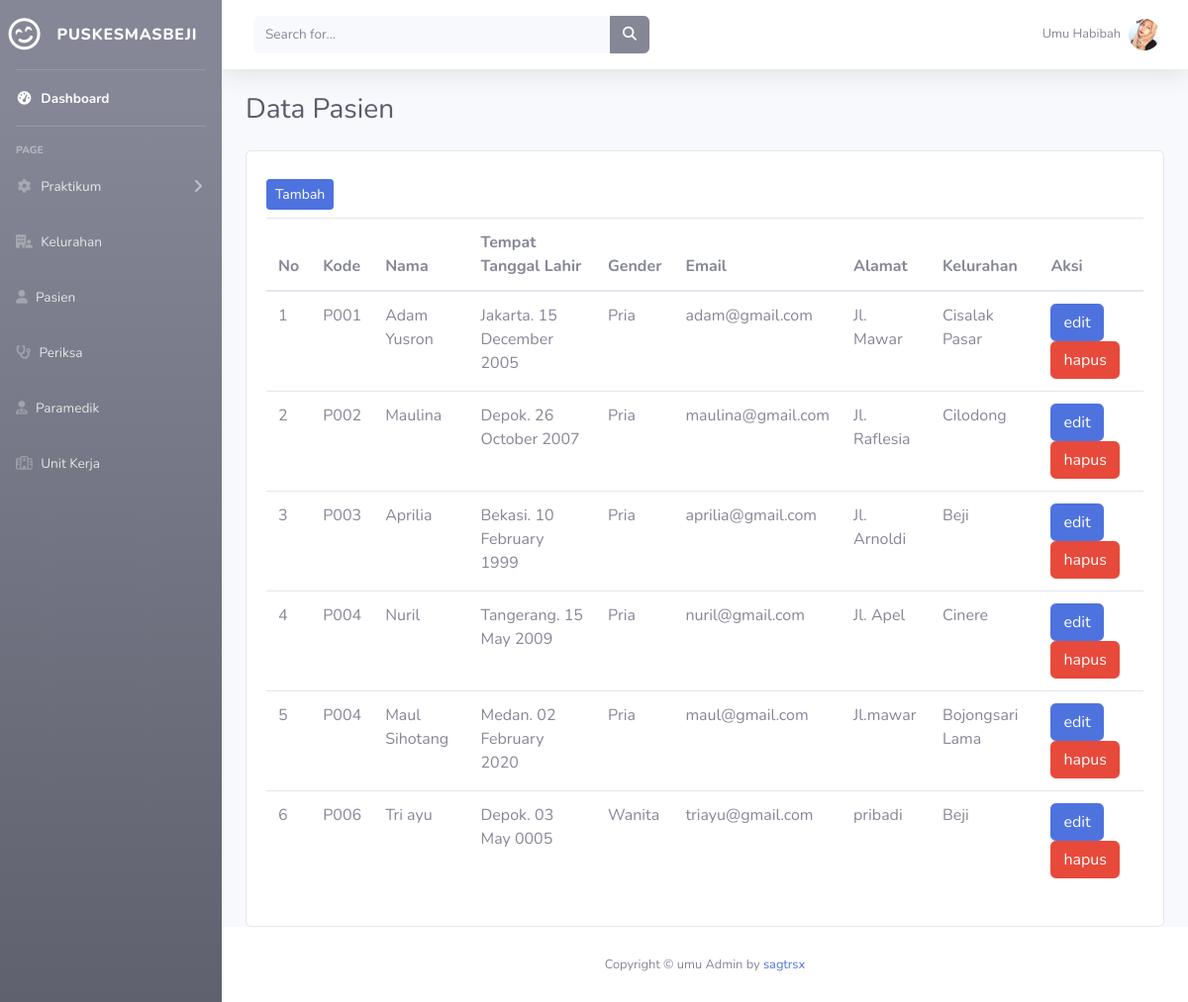
Page /admin/pasien/index.php on the committed database.
### tables this page shows
CREATE TABLE `pasien` (
  `id` int(11) NOT NULL,
  `kode` varchar(10) NOT NULL,
  `nama` varchar(45) NOT NULL,
  `tmp_lahir` varchar(30) NOT NULL,
  `tgl_lahir` date NOT NULL,
  `gender` char(1) NOT NULL,
  `email` varchar(50) NOT NULL,
  `alamat` varchar(100) NOT NULL,
  `kelurahan_id` int(11) NOT NULL
);

CREATE TABLE `kelurahan` (
  `id` int(11) NOT NULL,
  `nama` varchar(45) NOT NULL,
  `kec_id` varchar(45) NOT NULL
);

### admin/pasien/index.php (the view, shortened to what this page needs)
<!DOCTYPE html>
<html lang="en">
<?php
include_once('../include/meta.php');
require_once('../dbkoneksi.php');
?>
<body id="page-top">
    <div id="wrapper">
        <?php include_once('../include/header.php') ?>
        <div id="content-wrapper" class="d-flex flex-column">
            <div id="content">
                <?php include_once('../include/sidebar.php') ?>
                <div class="container-fluid">
                    <div class="d-sm-flex align-items-center justify-content-between mb-4">
                        <h1 class="h3 mb-0 text-gray-800">Data Pasien</h1>
                    </div>
                    <div class="row">
                        <div class="col-md-12">
                            <div class="card">
                                <div class="card-body">
                                    <a href="tambah.php" class="btn btn-primary btn-sm my-2">Tambah</a>
                                    <div class="table-responsive">
                                        <table class="table">
                                            <thead>
                                                <tr>
                                                    <th>No</th>
                                                    <th>Kode</th>
                                                    <th>Nama</th>
                                                    <th>Tempat Tanggal Lahir</th>
                                                    <th>Gender</th>
                                                    <th>Email</th>
                                                    <th>Alamat</th>
                                                    <th>Kelurahan</th>
                                                    <th>Aksi</th>
                                                </tr>
                                            </thead>
                                            <tbody>
                                                <?php
                                                $no = 1;
                                                $sql = "SELECT pasien.*, kelurahan.nama as kelurahan FROM pasien INNER JOIN kelurahan ON pasien.kelurahan_id = kelurahan.id";
                                                $stmt = $dbh->prepare($sql);
                                                $stmt->execute();
                                                $result = $stmt->fetchAll();
                                                foreach ($result as $row) { ?>
                                                    <tr>
                                                        <td><?= $no++ ?></td>
                                                        <td><?= $row['kode'] ?></td>
                                                        <td><?= $row['nama'] ?></td>
                                                        <td><?= $row['tmp_lahir'] ?>. <?= date('d F Y', strtotime($row['tgl_lahir'])); ?></td>
                                                        <td>
                                                            <?php
                                                            if ($row['gender'] == 0) {
                                                                echo "Wanita";
                                                            } else {
                                                                echo "Pria";
                                                            }
                                                            ?>
                                                        </td>
                                                        <td><?= $row['email'] ?></td>
                                                        <td><?= $row['alamat'] ?></td>
                                                        <td><?= $row['kelurahan'] ?></td>
                                                        <td>
                                                            <a href="edit.php?id=<?= $row['id'] ?>"><button class="btn btn-primary">edit</button></a>
                                                            <a href="hapus.php?id=<?= $row['id'] ?>"><button class="btn btn-danger">hapus</button></a>
                                                        </td>
                                                    </tr>
                                                <?php }
                                                ?>
                                            </tbody>
                                        </table>
                                    </div>
                                </div>
                            </div>
                        </div>
                    </div>
                </div>
            </div>
            <?php include_once('../include/footer.php') ?>
        </div>
    </div>
</body>
</html>

### admin/include/meta.php (shortened to what this page needs)
<head>
<?php
$url = "http://localhost/projek_cc/admin/";
?>
    <link href= "<?= $url ?>vendor/fontawesome-free/css/all.min.css" rel="stylesheet" type="text/css">
    <link href="<?= $url ?>css/sb-admin-2.min.css" rel="stylesheet">
</head>

### admin/include/header.php (shortened to what this page needs)
<ul class="navbar-nav bg-gradient-secondary sidebar sidebar-dark accordion" id="accordionSidebar">
    <a class="sidebar-brand d-flex align-items-center justify-content-center" href="https://www.instagram.com/sagtrsx/">
        <div class="sidebar-brand-icon rotate-n-15">
            <i class="fa-regular fa-face-smile-beam"></i>
        </div>
        <div class="sidebar-brand-text mx-3">Puskesmasbeji<sup></sup></div>
    </a>
    <hr class="sidebar-divider my-0">
    <li class="nav-item active">
        <a class="nav-link" href="<?= $url ?>index.php">
           <i class="fas fa-fw fa-tachometer-alt"></i>
            <span>Dashboard</span></a>
    </li>
    <hr class="sidebar-divider">
    <div class="sidebar-heading">
        Page
    </div>
    <li class="nav-item">
        <a class="nav-link collapsed" href="#" data-toggle="collapse" data-target="#collapseTwo" aria-expanded="true" aria-controls="collapseTwo">
            <i class="fas fa-fw fa-cog"></i>
            <span>Praktikum</span>
        </a>
    </li>
    <li class="nav-item">
        <a class="nav-link collapsed" href="<?=  $url ?>kelurahan">
            <i class="fa-solid fa-building-user"></i>
            <span>Kelurahan</span>
        </a>
    </li>
    <li class="nav-item">
        <a class="nav-link collapsed" href="<?=  $url ?>pasien">
            <i class="fa-solid fa-user"></i>
            <span>Pasien</span>
        </a>
    </li>
    <li class="nav-item">
        <a class="nav-link collapsed" href="<?=  $url ?>periksa">
            <i class="fa-solid fa-stethoscope"></i>
            <span>Periksa</span>
        </a>
    </li>
    <li class="nav-item">
        <a class="nav-link collapsed" href="<?=  $url ?>paramedik">
            <i class="fa-solid fa-user-doctor"></i>
            <span>Paramedik</span>
        </a>
    </li>
    <li class="nav-item">
        <a class="nav-link collapsed" href="<?=  $url ?>unit_kerja">
            <i class="fa-regular fa-hospital"></i>
            <span>Unit Kerja</span>
        </a>
    </li>
</ul>

### admin/include/sidebar.php (shortened to what this page needs)
<nav class="navbar navbar-expand navbar-light bg-white topbar mb-4 static-top shadow">
                    <form
                        class="d-none d-sm-inline-block form-inline mr-auto ml-md-3 my-2 my-md-0 mw-100 navbar-search">
                        <div class="input-group">
                            <input type="text" class="form-control bg-light border-0 small" placeholder="Search for..."
                                aria-label="Search" aria-describedby="basic-addon2">
                            <div class="input-group-append">
                                <button class="btn btn-secondary" type="button">
                                    <i class="fas fa-search fa-sm"></i>
                                </button>
                            </div>
                        </div>
                    </form>
                    <ul class="navbar-nav ml-auto">
                        <li class="nav-item dropdown no-arrow">
                            <a class="nav-link dropdown-toggle" href="#" id="userDropdown" role="button"
                                data-toggle="dropdown" aria-haspopup="true" aria-expanded="false">
                                <span class="mr-2 d-none d-lg-inline text-gray-600 small">Umu Habibah</span>
                                <img class="img-profile rounded-circle"
                                    src="<?= $url?>img/umu.jpg">
                            </a>
                        </li>
                    </ul>
                </nav>

### admin/include/footer.php (shortened to what this page needs)
<footer class="sticky-footer bg-white">
                <div class="container my-auto">
                    <div class="copyright text-center my-auto">
                        <span>Copyright &copy; umu Admin by <a href="https://www.instagram.com/sagtrsx/">sagtrsx</a></span>
                    </div>
                </div>
            </footer>

### rows in the picture
pasien: kode "P001", nama "Adam Yusron", tmp_lahir "Jakarta", tgl_lahir "15 December 2005", gender "Pria", email "adam@gmail.com", alamat "Jl. Mawar", kelurahan.nama "Cisalak Pasar"
pasien: kode "P002", nama "Maulina", tmp_lahir "Depok", tgl_lahir "26 October 2007", gender "Pria", email "maulina@gmail.com", alamat "Jl. Raflesia", kelurahan.nama "Cilodong"
pasien: kode "P003", nama "Aprilia", tmp_lahir "Bekasi", tgl_lahir "10 February 1999", gender "Pria", email "aprilia@gmail.com", alamat "Jl. Arnoldi", kelurahan.nama "Beji"
pasien: kode "P004", nama "Nuril", tmp_lahir "Tangerang", tgl_lahir "15 May 2009", gender "Pria", email "nuril@gmail.com", alamat "Jl. Apel", kelurahan.nama "Cinere"
pasien: kode "P004", nama "Maul Sihotang", tmp_lahir "Medan", tgl_lahir "02 February 2020", gender "Pria", email "maul@gmail.com", alamat "Jl.mawar", kelurahan.nama "Bojongsari Lama"
pasien: kode "P006", nama "Tri ayu", tmp_lahir "Depok", tgl_lahir "03 May 0005", gender "Wanita", email "triayu@gmail.com", alamat "pribadi", kelurahan.nama "Beji"
